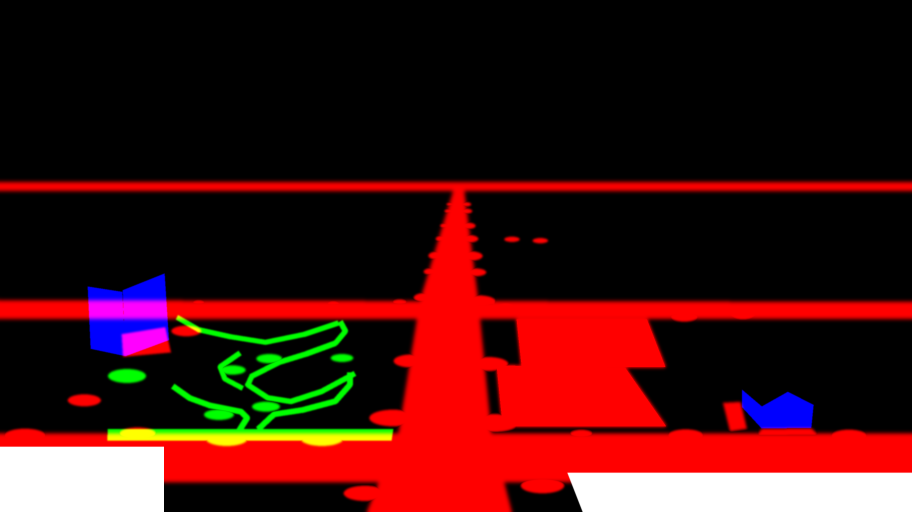
#> input picture experiments/light-pollution/city-night/assets/receivers.png, 2736 x 1536 px (shown at 1/3 size)
$ python register-foreground-occlusion.py
#> lines starting #> are read from the running program, lines starting #| are printed output that depends on the picture
"""Register the foreground-right roof occlusion to the current fixed scene.
RGB receiver channels and all other alpha regions stay unchanged.
"""
from pathlib import Path
from PIL import Image,ImageDraw,ImageFilter
import hashlib,json
ROOT=Path(__file__).resolve().parent.parent
file=ROOT/'assets/receivers.png';image=Image.open(file).convert('RGBA');alpha=image.getchannel('A')
#> further down, image is the input picture: PIL image 2736x1536 RGBA; mean R, G, B, A 58.6, 4.8, 3.8, 241.9
#> after `alpha = image.getchannel('A')`:
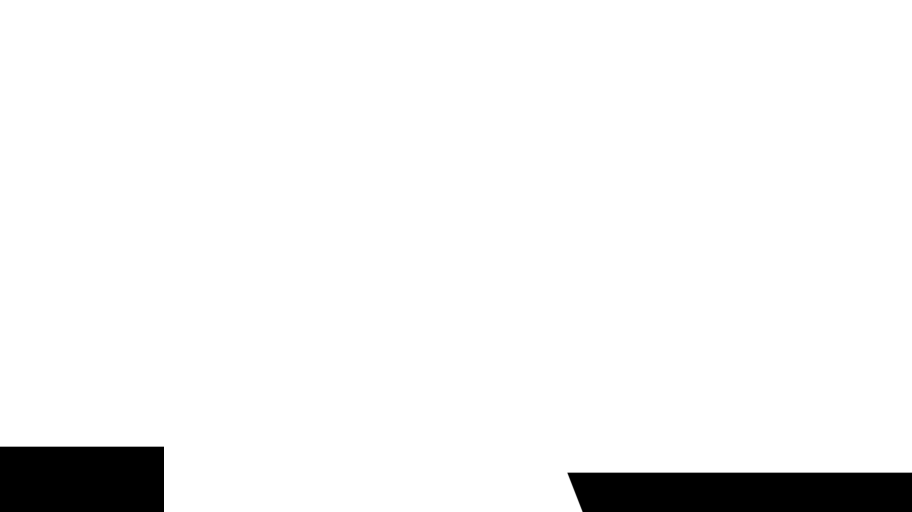
#> alpha: PIL image 2736x1536 L (shown at 1/3 size); min 0, max 255, mean 241.9
# The superseded mask started at y=1370 and leaned into the street.
# Actual outer roof edge: (1702,1418), then the left edge leans right toward the foreground.
region=(1600,1330,2736,1536)
mask=Image.new('L',(2736*4,1536*4),255);draw=ImageDraw.Draw(mask)
#> after `mask = Image.new('L', (2736 * 4, 1536 * 4), 255)`: mask: PIL image 10944x6144 L; every value is 255
draw.polygon([(x*4,y*4) for x,y in [(1702,1418),(2736,1418),(2736,1536),(1748,1536)]],fill=0)
mask=mask.resize((2736,1536),Image.Resampling.LANCZOS).filter(ImageFilter.GaussianBlur(.8))
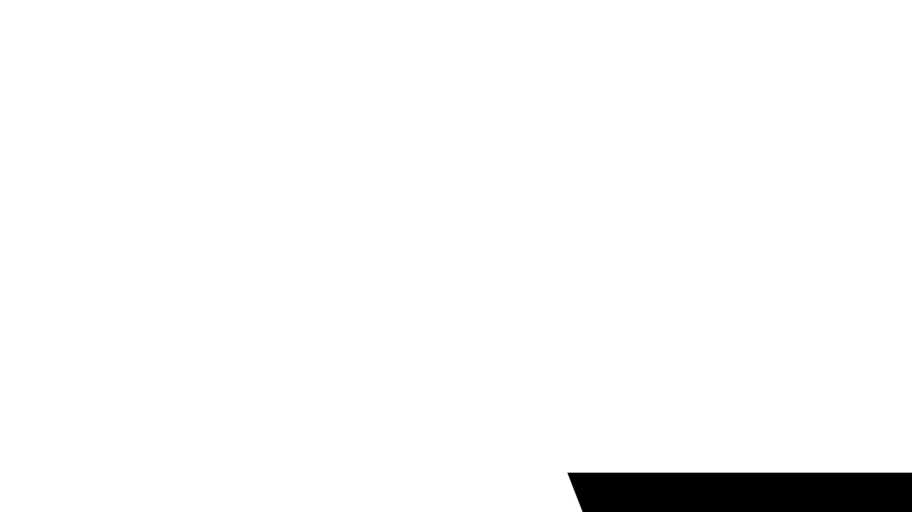
#> mask: PIL image 2736x1536 L (shown at 1/3 size); min 0, max 255, mean 247.8
alpha.paste(mask.crop(region),region);image.putalpha(alpha);image.save(file)
#> (the run stopped early here; a loop or call above may not have finished)

$ run again, with experiments/light-pollution/city-night/assets/billboard.png copied over experiments/light-pollution/city-night/assets/receivers.png
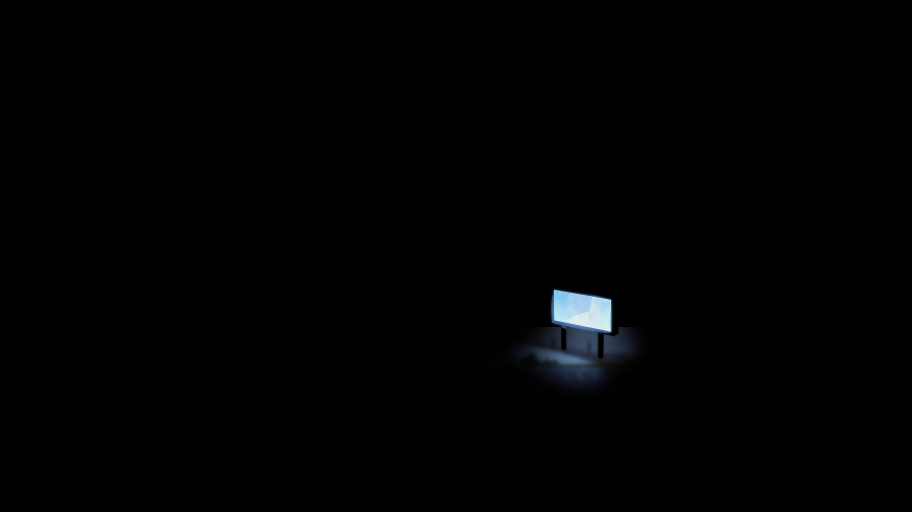
#> input picture experiments/light-pollution/city-night/assets/billboard.png, 2736 x 1536 px (shown at 1/3 size)
#> alpha: PIL image 2736x1536 L; every value is 255
#> `image.putalpha(alpha)`:
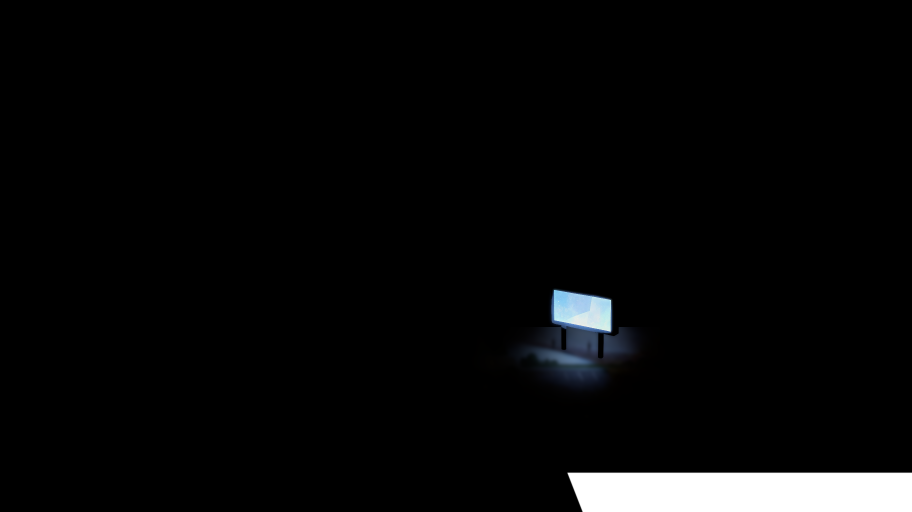
#> image: PIL image 2736x1536 RGBA (shown at 1/3 size); mean R, G, B, A 1.1, 1.4, 1.7, 247.8; transparent parts drawn white
